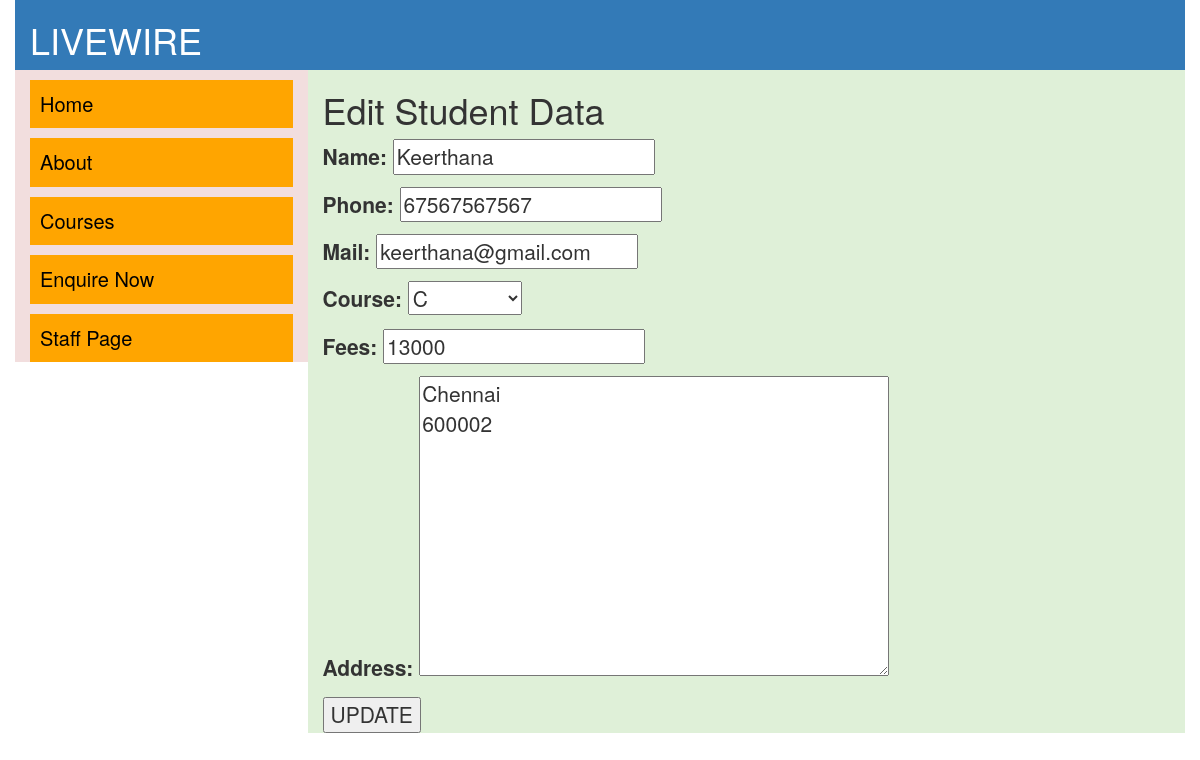
Page /viewStudent/editStudent/3/ on the committed database.
### app1/models.py (models this page shows)
class Student(models.Model):
    stdId = models.CharField(max_length=10,verbose_name='Student Id')
    name = models.CharField(max_length=30)
    course = models.CharField(max_length=20,choices=[('Java','Java'),
                                                     ('Python','Python'),
                                                     ('C','C'),
                                                     ('C++','C++'),
                                                     ('Full Stack','Full Stack'),
                                                     ('Others','Others')])
    fees = models.IntegerField()
    phone = models.IntegerField()
    mail = models.EmailField()
    address = models.TextField(blank=True)

### app1/views.py (the view)
# urls.py: path('viewStudent/editStudent/<id>/',EditStudent.as_view(),name='editStu'),
class EditStudent(UpdateView):
    model = Student
    fields = ('name','phone','mail','course','fees','address')
    success_url = reverse_lazy('viewStu')
    template_name = 'editStudent.html'
    def get_object(self):
        obj = get_object_or_404(Student,pk=self.kwargs['id'])
        return obj

### templates/editStudent.html (shortened to what this page needs)
{%extends 'base.html'%}
{%block content%}
  <h1>Edit Student Data</h1>
  <form method="post">
    {{form.as_p}}
    <input type="submit" value="UPDATE">
  </form>
{%endblock%}

### rows in the picture
Student: name "Keerthana", phone "67567567567", mail "keerthana@gmail.com", course "C", fees "13000", address "Chennai 600002"
